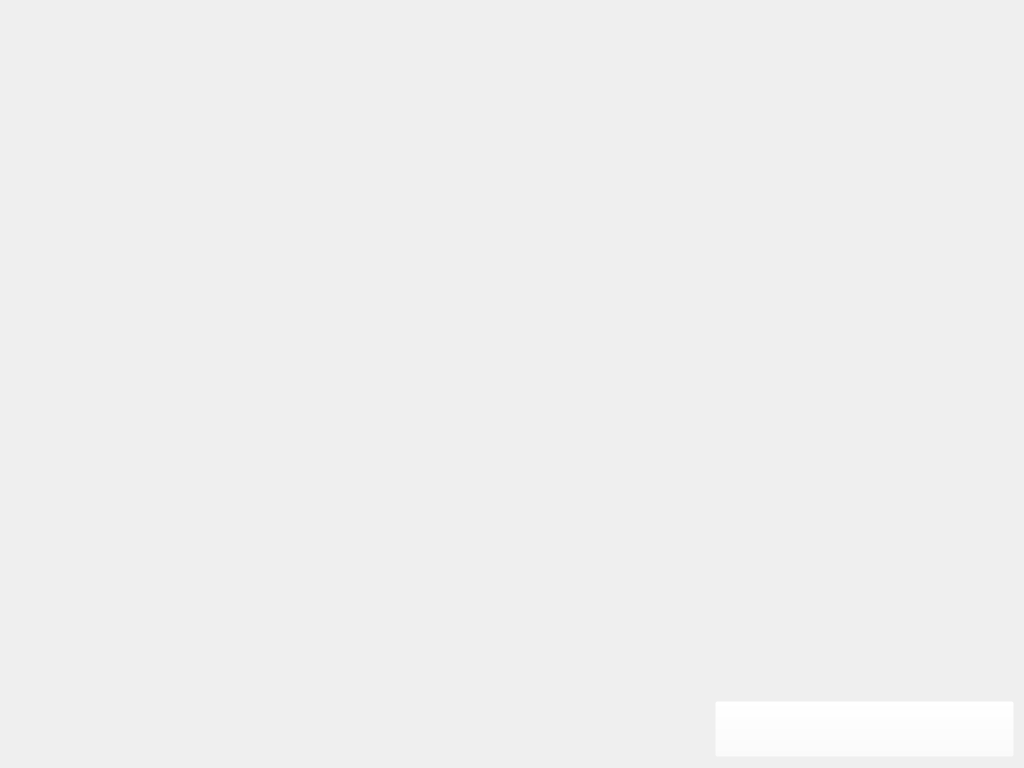
<?xml version="1.0" encoding="UTF-8"?>
<ui version="4.0">
 <class>PageSix</class>
 <widget class="QWidget" name="PageSix">
  <property name="geometry">
   <rect>
    <x>0</x>
    <y>0</y>
    <width>1024</width>
    <height>768</height>
   </rect>
  </property>
  <property name="windowTitle">
   <string>Form</string>
  </property>
  <widget class="QLabel" name="background">
   <property name="enabled">
    <bool>true</bool>
   </property>
   <property name="geometry">
    <rect>
     <x>0</x>
     <y>0</y>
     <width>1024</width>
     <height>768</height>
    </rect>
   </property>
   <property name="styleSheet">
    <string notr="true">background-image: url(:/images/bg_page_6.png);
</string>
   </property>
   <property name="text">
    <string/>
   </property>
  </widget>
  <widget class="QLabel" name="notification">
   <property name="geometry">
    <rect>
     <x>712</x>
     <y>530</y>
     <width>302</width>
     <height>157</height>
    </rect>
   </property>
   <property name="styleSheet">
    <string notr="true">background-image: url(:/images/notification.png);</string>
   </property>
  </widget>
  <widget class="QPushButton" name="answerButton">
   <property name="enabled">
    <bool>true</bool>
   </property>
   <property name="geometry">
    <rect>
     <x>715</x>
     <y>701</y>
     <width>299</width>
     <height>56</height>
    </rect>
   </property>
   <property name="styleSheet">
    <string notr="true">background-image: url(:/images/bg_answer_button.png);
background-color: rgba(255, 255, 255, 0);</string>
   </property>
   <property name="text">
    <string/>
   </property>
  </widget>
 </widget>
 <resources/>
 <connections/>
</ui>
